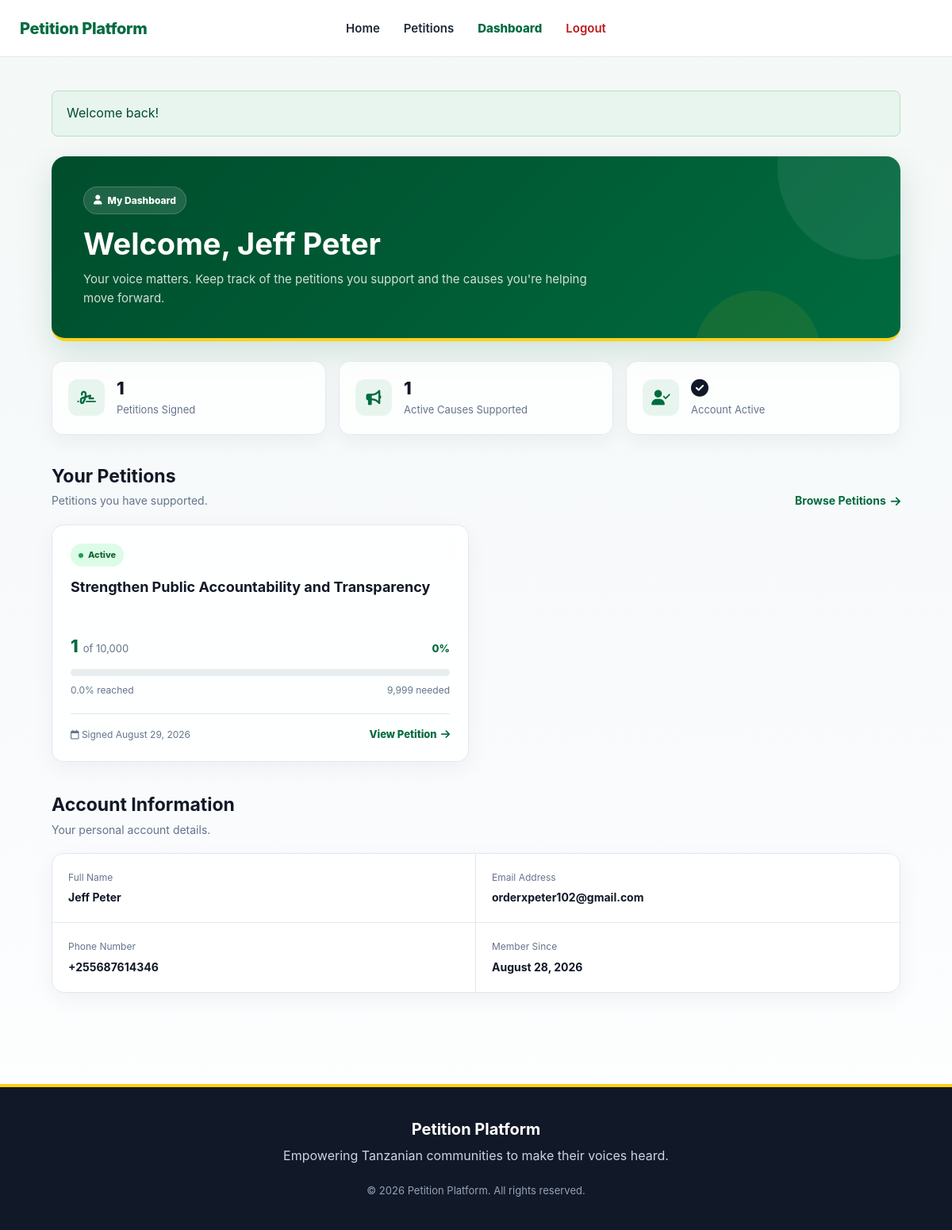
The app's page /dashboard.php (signed in) with its own data.
### tables this page shows
CREATE TABLE `users` (
  `id` int(10) unsigned NOT NULL AUTO_INCREMENT,
  `fullname` varchar(100) NOT NULL,
  `email` varchar(150) NOT NULL,
  `google_id` varchar(255) DEFAULT NULL,
  `phone` varchar(30) DEFAULT NULL,
  `country` varchar(100) NOT NULL,
  `password` varchar(255) DEFAULT NULL,
  `password_reset_required` tinyint(1) NOT NULL DEFAULT 0,
  `created_at` timestamp NOT NULL DEFAULT current_timestamp(),
  PRIMARY KEY (`id`),
  UNIQUE KEY `email` (`email`),
  UNIQUE KEY `google_id` (`google_id`)
);

CREATE TABLE `petitions` (
  `id` int(10) unsigned NOT NULL AUTO_INCREMENT,
  `title` varchar(255) NOT NULL,
  `description` text NOT NULL,
  `category` varchar(100) NOT NULL DEFAULT 'Other',
  `goal` int(10) unsigned NOT NULL DEFAULT 1000,
  `status` enum('draft','active','closed') NOT NULL DEFAULT 'draft',
  `created_by` int(10) unsigned DEFAULT NULL,
  `created_at` timestamp NOT NULL DEFAULT current_timestamp(),
  `updated_at` timestamp NOT NULL DEFAULT current_timestamp() ON UPDATE current_timestamp(),
  PRIMARY KEY (`id`),
  KEY `idx_petitions_status` (`status`),
  KEY `idx_petitions_created_at` (`created_at`),
  KEY `fk_petitions_admin` (`created_by`),
  CONSTRAINT `fk_petitions_admin` FOREIGN KEY (`created_by`) REFERENCES `admins` (`id`) ON DELETE SET NULL ON UPDATE CASCADE
);

### includes/functions.php (called while the page is built, shortened)
<?php
function e($value)
{
    return htmlspecialchars($value ?? '', ENT_QUOTES, 'UTF-8');
}
function get_flash()
{
    $flash = $_SESSION['flash'];
    return $flash;
}
function format_date($date)
{
    return date('F j, Y', strtotime($date));
}

### dashboard.php (the view, shortened to what this page needs)
<?php
require_once "includes/db.php";
require_once "includes/functions.php";
$user_id = (int) $_SESSION['user_id'];
$stmt = $conn->prepare(
    "SELECT
        id,
        fullname,
        email,
        phone,
        created_at
     FROM users
     WHERE id = ?
     LIMIT 1"
);
$stmt->bind_param("i", $user_id);
$stmt->execute();
$result = $stmt->get_result();
$user = $result->fetch_assoc();
$stmt = $conn->prepare(
    "SELECT COUNT(*) AS total
     FROM signatures
     WHERE user_id = ?"
);
$stmt->bind_param("i", $user_id);
$stmt->execute();
$result = $stmt->get_result();
$signed_count = (int) $result->fetch_assoc()['total'];
$stmt = $conn->prepare(
    "SELECT COUNT(*) AS total
     FROM signatures s
     INNER JOIN petitions p
        ON p.id = s.petition_id
     WHERE s.user_id = ?
       AND p.status = 'active'"
);
$stmt->bind_param("i", $user_id);
$stmt->execute();
$result = $stmt->get_result();
$active_supported_count =
    (int) $result->fetch_assoc()['total'];
$stmt = $conn->prepare(
    "SELECT
        p.id,
        p.title,
        p.goal,
        p.status,
        p.created_at,
        s.created_at AS signed_at,
        (
            SELECT COUNT(*)
            FROM signatures s2
            WHERE s2.petition_id = p.id
        ) AS signature_count
     FROM signatures s
     INNER JOIN petitions p
        ON p.id = s.petition_id
     WHERE s.user_id = ?
     ORDER BY s.created_at DESC"
);
$stmt->bind_param("i", $user_id);
$stmt->execute();
$signed_petitions = $stmt->get_result();
$flash = get_flash();
?>
<!DOCTYPE html>
<html lang="en">
<head>
    <link
        rel="stylesheet"
        href="assets/css/style.css"
    >
    <link
        rel="stylesheet"
        href="https://cdnjs.cloudflare.com/ajax/libs/font-awesome/6.5.2/css/all.min.css"
    >
</head>
<body>
<nav class="dashboard-navigation">
    <div class="dashboard-brand">
        <a href="index.php">
            Petition Platform
        </a>
    </div>
    <div class="dashboard-tabs">
        <a href="index.php">
            Home
        </a>
        <a href="petitions.php">
            Petitions
        </a>
        <a
            href="dashboard.php"
            aria-current="page"
        >
            Dashboard
        </a>
        <a
            href="logout.php"
            class="dashboard-logout"
        >
            Logout
        </a>
    </div>
    <div
        id="tanzania-flag"
        class="dashboard-flag"
        aria-label="Tanzania Flag"
        title="Tanzania"
    ></div>
</nav>
<main class="dashboard-main">
    <?php if ($flash): ?>
        <div class="dashboard-flash flash">
            <p>
                <?= e($flash['message']) ?>
            </p>
        </div>
    <?php endif; ?>
    <section class="dashboard-welcome">
        <div class="dashboard-welcome-content">
            <span class="dashboard-welcome-badge">
                <i class="fa-solid fa-user"></i>
                My Dashboard
            </span>
            <h1>
                Welcome,
                <?= e($user['fullname']) ?>
            </h1>
            <p>
                Your voice matters. Keep track of the
                petitions you support and the causes
                you're helping move forward.
            </p>
        </div>
    </section>
    <section class="dashboard-stats">
        <div class="dashboard-stat-card">
            <div class="dashboard-stat-icon">
                <i class="fa-solid fa-signature"></i>
            </div>
            <div>
                <strong class="dashboard-stat-number">
                    <?= number_format($signed_count) ?>
                </strong>
                <span class="dashboard-stat-label">
                    Petitions Signed
                </span>
            </div>
        </div>
        <div class="dashboard-stat-card">
            <div class="dashboard-stat-icon">
                <i class="fa-solid fa-bullhorn"></i>
            </div>
            <div>
                <strong class="dashboard-stat-number">
                    <?= number_format($active_supported_count) ?>
                </strong>
                <span class="dashboard-stat-label">
                    Active Causes Supported
                </span>
            </div>
        </div>
        <div class="dashboard-stat-card">
            <div class="dashboard-stat-icon">
                <i class="fa-solid fa-user-check"></i>
            </div>
            <div>
                <strong class="dashboard-stat-number">
                    <i class="fa-solid fa-circle-check"></i>
                </strong>
                <span class="dashboard-stat-label">
                    Account Active
                </span>
            </div>
        </div>
    </section>
    <section class="dashboard-section">
        <div class="dashboard-section-heading">
            <div>
                <h2>
                    Your Petitions
                </h2>
                <p>
                    Petitions you have supported.
                </p>
            </div>
            <a
                href="petitions.php"
                class="dashboard-browse-link"
            >
                Browse Petitions
                <i class="fa-solid fa-arrow-right"></i>
            </a>
        </div>
        <?php if ($signed_petitions->num_rows === 0): ?>
            <!-- ==================================================
                 EMPTY STATE
            ================================================== -->
            <div class="dashboard-empty">
                <div class="dashboard-empty-icon">
                    <i class="fa-solid fa-signature"></i>
                </div>
                <h3>
                    No petitions yet
                </h3>
                <p>
                    You haven't signed any petitions yet.
                    Find a cause you care about and make your
                    voice count.
                </p>
                <a
                    href="petitions.php"
                    class="dashboard-primary-button"
                >
                    <i class="fa-solid fa-magnifying-glass"></i>
                    Browse Petitions
                </a>
            </div>
        <?php else: ?>
            <div class="dashboard-petition-grid">
                <?php while (
                    $petition =
                    $signed_petitions->fetch_assoc()
                ): ?>
                    <?php
                    $signatures =
                        (int) $petition['signature_count'];
                    $goal =
                        (int) $petition['goal'];
                    $percentage =
                        0;
                    if ($goal > 0) {
                        $percentage =
                            min(
                                100,
                                ($signatures / $goal) * 100
                            );
                    }
                    ?>
                    <article
                        class="dashboard-petition-card"
                    >
                        <div
                            class="dashboard-card-top"
                        >
                            <?php if (
                                strtolower(
                                    (string)
                                    $petition['status']
                                )
                                === 'active'
                            ): ?>
                                <span
                                    class="
                                        dashboard-status
                                        dashboard-status-active
                                    "
                                >
                                    <span
                                        class="dashboard-status-dot"
                                    ></span>
                                    Active
                                </span>
                            <?php endif; ?>
                        </div>
                        <h3
                            class="dashboard-petition-title"
                        >
                            <a
                                href="petition.php?id=<?= (int) $petition['id'] ?>"
                            >
                                <?= e($petition['title']) ?>
                            </a>
                        </h3>
                        <div
                            class="dashboard-signature-info"
                        >
                            <div
                                class="dashboard-signature-main"
                            >
                                <strong>
                                    <?= number_format(
                                        $signatures
                                    ) ?>
                                </strong>
                                <span>
                                    of
                                    <?= number_format(
                                        $goal
                                    ) ?>
                                </span>
                            </div>
                            <span
                                class="dashboard-percentage"
                            >
                                <?= number_format(
                                    $percentage,
                                    0
                                ) ?>%
                            </span>
                        </div>
                        <div
                            class="dashboard-progress-track"
                            role="progressbar"
                            aria-valuenow="<?= number_format($percentage, 1, '.', '') ?>"
                            aria-valuemin="0"
                            aria-valuemax="100"
                        >
                        </div>
                        <div
                            class="dashboard-progress-info"
                        >
                            <span>
                                <?= number_format(
                                    $percentage,
                                    1
                                ) ?>% reached
                            </span>
                            <?php if (
                                $goal > $signatures
                            ): ?>
                                <span>
                                    <?= number_format(
                                        $goal - $signatures
                                    ) ?>
                                    needed
                                </span>
                            <?php endif; ?>
                        </div>
                        <div
                            class="dashboard-card-footer"
                        >
                            <span
                                class="dashboard-signed-date"
                            >
                                <i
                                    class="fa-regular fa-calendar"
                                ></i>
                                Signed
                                <?= e(
                                    format_date(
                                        $petition['signed_at']
                                    )
                                ) ?>
                            </span>
                            <a
                                href="petition.php?id=<?= (int) $petition['id'] ?>"
                                class="dashboard-view-link"
                            >
                                View Petition
                                <i
                                    class="fa-solid fa-arrow-right"
                                ></i>
                            </a>
                        </div>
                    </article>
                <?php endwhile; ?>
            </div>
        <?php endif; ?>
    </section>
    <section
        class="
            dashboard-section
            dashboard-account-section
        "
    >
        <div class="dashboard-section-heading">
            <div>
                <h2>
                    Account Information
                </h2>
                <p>
                    Your personal account details.
                </p>
            </div>
        </div>
        <div class="dashboard-account-card">
            <div
                class="dashboard-account-item"
            >
                <span
                    class="dashboard-account-label"
                >
                    Full Name
                </span>
                <strong
                    class="dashboard-account-value"
                >
                    <?= e($user['fullname']) ?>
                </strong>
            </div>
            <div
                class="dashboard-account-item"
            >
                <span
                    class="dashboard-account-label"
                >
                    Email Address
                </span>
                <strong
                    class="dashboard-account-value"
                >
                    <?= e($user['email']) ?>
                </strong>
            </div>
            <div
                class="dashboard-account-item"
            >
                <span
                    class="dashboard-account-label"
                >
                    Phone Number
                </span>
                <strong
                    class="dashboard-account-value"
                >
                    <?= e(
                        !empty($user['phone'])
                            ? $user['phone']
                            : 'Not provided'
                    ) ?>
                </strong>
            </div>
            <div
                class="dashboard-account-item"
            >
                <span
                    class="dashboard-account-label"
                >
                    Member Since
                </span>
                <strong
                    class="dashboard-account-value"
                >
                    <?= e(
                        format_date(
                            $user['created_at']
                        )
                    ) ?>
                </strong>
            </div>
        </div>
    </section>
</main>
<footer class="dashboard-footer">
    <h3>
        Petition Platform
    </h3>
    <p>
        Empowering Tanzanian communities
        to make their voices heard.
    </p>
    <p class="copyright">
        &copy;
        <?= date('Y') ?>
        Petition Platform.
        All rights reserved.
    </p>
</footer>
</body>
</html>

### records on screen
users: fullname "Jeff Peter", email "orderxpeter102@gmail.com", phone "+255687614346", created_at "August 28, 2026"
petitions: status "active" (drawn), title "Strengthen Public Accountability and Transparency", signatures "1", goal "10,000", percentage "0", percentage "0.0", signatures "9,999", signed_at "August 29, 2026"

### other values on screen
$flash['message'] "Welcome back!"
$signed_count "1"
$active_supported_count "1"
